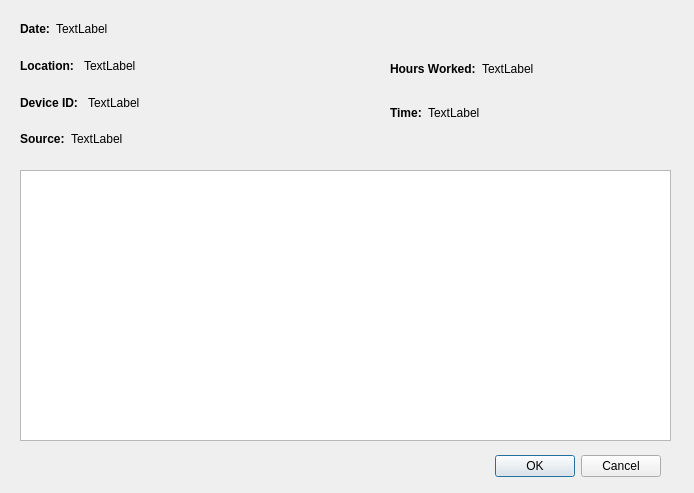
<?xml version="1.0" encoding="UTF-8"?>
<ui version="4.0">
 <class>LogDetailsDialog</class>
 <widget class="QDialog" name="LogDetailsDialog">
  <property name="geometry">
   <rect>
    <x>0</x>
    <y>0</y>
    <width>694</width>
    <height>493</height>
   </rect>
  </property>
  <property name="windowTitle">
   <string>Log Details</string>
  </property>
  <widget class="QDialogButtonBox" name="buttonBox">
   <property name="geometry">
    <rect>
     <x>480</x>
     <y>450</y>
     <width>181</width>
     <height>32</height>
    </rect>
   </property>
   <property name="orientation">
    <enum>Qt::Horizontal</enum>
   </property>
   <property name="standardButtons">
    <set>QDialogButtonBox::Cancel|QDialogButtonBox::Ok</set>
   </property>
  </widget>
  <widget class="QTextBrowser" name="descripTextBrowser">
   <property name="geometry">
    <rect>
     <x>20</x>
     <y>170</y>
     <width>651</width>
     <height>271</height>
    </rect>
   </property>
  </widget>
  <widget class="QWidget" name="">
   <property name="geometry">
    <rect>
     <x>20</x>
     <y>22</y>
     <width>341</width>
     <height>141</height>
    </rect>
   </property>
   <layout class="QVBoxLayout" name="verticalLayout">
    <item>
     <layout class="QFormLayout" name="dateFormLayout">
      <item row="0" column="0">
       <widget class="QLabel" name="dateLabel">
        <property name="font">
         <font>
          <weight>75</weight>
          <bold>true</bold>
         </font>
        </property>
        <property name="text">
         <string>Date:</string>
        </property>
       </widget>
      </item>
      <item row="0" column="1">
       <widget class="QLabel" name="dateTextLabel">
        <property name="text">
         <string>TextLabel</string>
        </property>
       </widget>
      </item>
     </layout>
    </item>
    <item>
     <layout class="QFormLayout" name="locationFormLayout">
      <item row="0" column="1">
       <widget class="QLabel" name="locationTextLabel">
        <property name="text">
         <string>TextLabel</string>
        </property>
       </widget>
      </item>
      <item row="0" column="0">
       <widget class="QLabel" name="locationLabel">
        <property name="font">
         <font>
          <weight>75</weight>
          <bold>true</bold>
         </font>
        </property>
        <property name="text">
         <string>Location: </string>
        </property>
       </widget>
      </item>
     </layout>
    </item>
    <item>
     <layout class="QFormLayout" name="deviceIdFormLayout">
      <item row="0" column="0">
       <widget class="QLabel" name="deviceIdLabel">
        <property name="font">
         <font>
          <weight>75</weight>
          <bold>true</bold>
         </font>
        </property>
        <property name="text">
         <string>Device ID: </string>
        </property>
       </widget>
      </item>
      <item row="0" column="1">
       <widget class="QLabel" name="deviceIdTextLabel">
        <property name="text">
         <string>TextLabel</string>
        </property>
       </widget>
      </item>
     </layout>
    </item>
    <item>
     <layout class="QFormLayout" name="formLayout">
      <item row="0" column="0">
       <widget class="QLabel" name="sourceLabel">
        <property name="font">
         <font>
          <weight>75</weight>
          <bold>true</bold>
         </font>
        </property>
        <property name="text">
         <string>Source:</string>
        </property>
       </widget>
      </item>
      <item row="0" column="1">
       <widget class="QLabel" name="sourceTextLabel">
        <property name="text">
         <string>TextLabel</string>
        </property>
       </widget>
      </item>
     </layout>
    </item>
   </layout>
  </widget>
  <widget class="QWidget" name="">
   <property name="geometry">
    <rect>
     <x>390</x>
     <y>50</y>
     <width>261</width>
     <height>81</height>
    </rect>
   </property>
   <layout class="QVBoxLayout" name="verticalLayout_2">
    <item>
     <layout class="QFormLayout" name="hrsWorkedFormLayout">
      <property name="formAlignment">
       <set>Qt::AlignLeading|Qt::AlignLeft|Qt::AlignVCenter</set>
      </property>
      <item row="0" column="0">
       <widget class="QLabel" name="hrsWorkedLabel">
        <property name="font">
         <font>
          <weight>75</weight>
          <bold>true</bold>
         </font>
        </property>
        <property name="text">
         <string>Hours Worked:</string>
        </property>
       </widget>
      </item>
      <item row="0" column="1">
       <widget class="QLabel" name="hrsWorkedTextLabel">
        <property name="text">
         <string>TextLabel</string>
        </property>
       </widget>
      </item>
     </layout>
    </item>
    <item>
     <layout class="QFormLayout" name="timeFormLayout">
      <property name="formAlignment">
       <set>Qt::AlignLeading|Qt::AlignLeft|Qt::AlignVCenter</set>
      </property>
      <item row="0" column="0">
       <widget class="QLabel" name="timeLabel">
        <property name="font">
         <font>
          <weight>75</weight>
          <bold>true</bold>
         </font>
        </property>
        <property name="text">
         <string>Time:</string>
        </property>
       </widget>
      </item>
      <item row="0" column="1">
       <widget class="QLabel" name="timeTextLabel">
        <property name="text">
         <string>TextLabel</string>
        </property>
       </widget>
      </item>
     </layout>
    </item>
   </layout>
  </widget>
 </widget>
 <resources/>
 <connections>
  <connection>
   <sender>buttonBox</sender>
   <signal>accepted()</signal>
   <receiver>LogDetailsDialog</receiver>
   <slot>accept()</slot>
   <hints>
    <hint type="sourcelabel">
     <x>248</x>
     <y>254</y>
    </hint>
    <hint type="destinationlabel">
     <x>157</x>
     <y>274</y>
    </hint>
   </hints>
  </connection>
  <connection>
   <sender>buttonBox</sender>
   <signal>rejected()</signal>
   <receiver>LogDetailsDialog</receiver>
   <slot>reject()</slot>
   <hints>
    <hint type="sourcelabel">
     <x>316</x>
     <y>260</y>
    </hint>
    <hint type="destinationlabel">
     <x>286</x>
     <y>274</y>
    </hint>
   </hints>
  </connection>
 </connections>
</ui>
